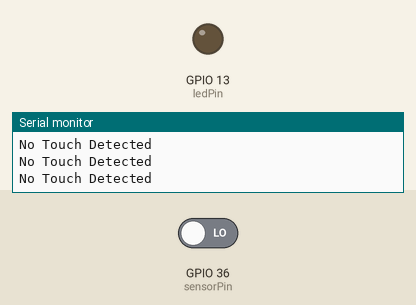
Recording of a program running on a simulated ESP32. On the bench: output pins drawn as LEDs (lit = HIGH), the last lines printed to the serial monitor. The inputs (shaded band) are chosen by the test bench; at power-on: GPIO 36 (sensorPin) LOW.

Above: at 1.2 s.
1.3 s: GPIO 36 (sensorPin) driven HIGH
At 1.9 s:
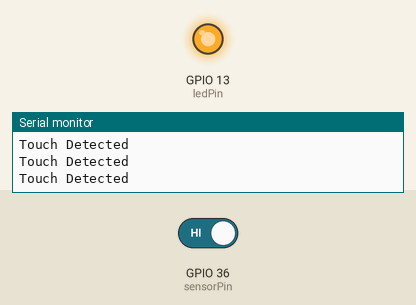
2.8 s: GPIO 36 (sensorPin) driven LOW
At 3.2 s:
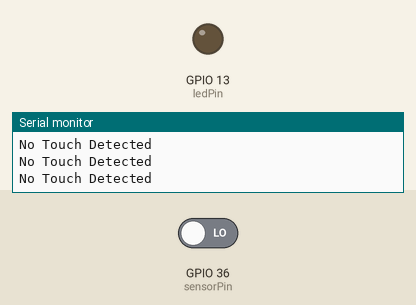
Timing chart, 0 to 5.8 s (numbered marks = the images above; inputs shaded):
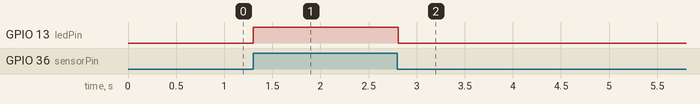

The program:

main.cpp
```cpp
/*
#include <Arduino.h>

// put function declarations here:
int myFunction(int, int);

void setup() {
  // put your setup code here, to run once:
  int result = myFunction(2, 3);
}

void loop() {
  // put your main code here, to run repeatedly:
}

// put function definitions here:
int myFunction(int x, int y) {
  return x + y;
}
  */
```

potentiometer.cpp
```cpp
/*

#include <Arduino.h>

//Zero is a great number, so we'll use this as the potentiometer pin
#define POTENTIOMETER_PIN A0

//I'm not sure what this is supposed to do. Seems like a middle man to me
const int sensorPin = 0;

void setup() {
  //Baud rate
  Serial.begin(115200);
}

void loop() {
  //Read the potentiometer pin
  int sensorValue = analogRead(POTENTIOMETER_PIN);

  //Print the value, then wait a bit
  Serial.println(sensorValue);
  delay(50);

  //Then we do it
}
*/
```

touch.cpp
```cpp
#include <Arduino.h>


// 0 is still a great number, and the LED has unlucky number 13
//Just so everycody knows what is which. rdz16
const int sensorPin = A0;
const int ledPin = 13;

void setup() {
    //Baud rates and pin setup
    Serial.begin(115200);

    //LED pin is marked as output as we are directly setting it
    pinMode(sensorPin, INPUT);
    pinMode(ledPin, OUTPUT);
}

void loop() {


  int sensorValue = digitalRead(sensorPin);

  if (sensorValue == HIGH){ //

    Serial.println("Touch Detected");

    digitalWrite(ledPin, HIGH);


  }else{

    Serial.println("No Touch Detected");

    digitalWrite(ledPin, LOW);


  }
  delay(50);

  //Then we do it
}
```

voltage.cpp
```cpp
/*
#include <Arduino.h>

// function prototype
float voltage(float analogvalue);

// 0 is still a great number
const int sensorPin = A0;

void setup() {
    Serial.begin(115200);
}

void loop() {
    // This is the line for printing in the serial.  The analogRead needs to convert the float
    //rdz16
    int analogValue = analogRead(sensorPin);
    float sensorVoltage = voltage(analogValue);
    Serial.println(sensorVoltage);

    //rdz16 Just wait a bit, 50 milliseconds is quick and efficient
    delay(50);
}

// function to calculate output voltage
float voltage(float analogvalue){
    //In case things need changing, all values are listed as variables
    float voltage;
    float maxAnalogValue = 4095.0;
    float referenceVoltage = 3.3;

    //That's the formula, put in voltage, rdz16
    voltage = referenceVoltage*analogvalue / maxAnalogValue;
    return voltage;
}
*/
```

Measured:
- after the input at 1.3 s, GPIO 13 (ledPin): LOW → HIGH at once
- after the input at 2.8 s, GPIO 13 (ledPin): HIGH → LOW at once
